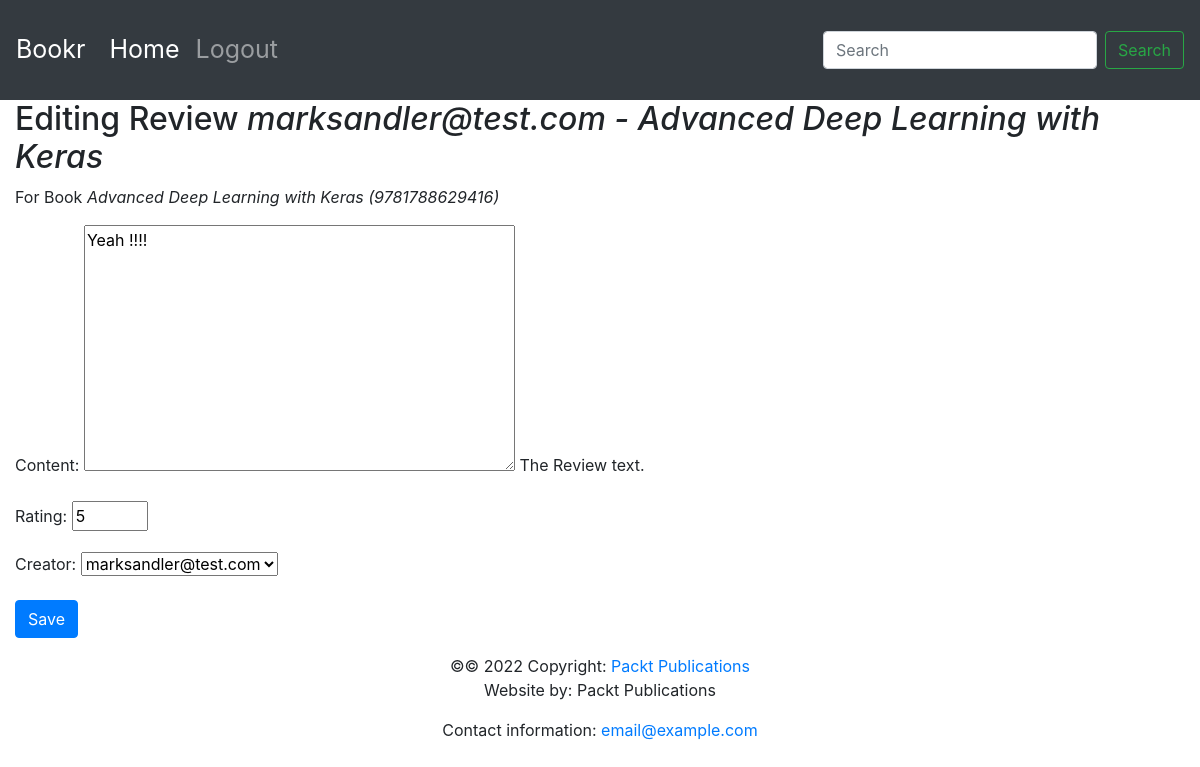
Page /books/1/reviews/3/ on the committed database.
### reviews/models.py (models this page shows)
class Review(models.Model):
    content = models.TextField(help_text="The Review text.")
    rating = models.IntegerField(help_text="The rating the reviewer has given.")
    date_created = models.DateTimeField(
        auto_now_add=True,
        help_text="The date and time the review was created.")
    date_edited = models.DateTimeField(
        null=True,
        help_text="The date and time the review was last edited.")
    creator = models.ForeignKey(
        auth.get_user_model(),
        on_delete=models.CASCADE)
    book = models.ForeignKey(
        Book,
        on_delete=models.CASCADE,
        help_text="The Book that this review is for.")
    def __str__(self):
        return "{} - {}".format(self.creator, self.book.title)

class Book(models.Model):
    title = models.CharField(
        max_length=70,
        help_text="The title of the book.")
    publication_date = models.DateField(
        verbose_name="Date the book was published.")
    isbn = models.CharField(
        max_length=20,
        verbose_name="ISBN number of the book.")
    publisher = models.ForeignKey(
        Publisher,
        on_delete=models.CASCADE)
    contributors = models.ManyToManyField(
        'Contributor',
        through="BookContributor")
    def __str__(self):
        return "{} ({})".format(self.title, self.isbn)

### reviews/views.py (the view)
def review_edit(request, book_pk, review_pk=None):
    book = get_object_or_404(Book, pk=book_pk)
    if review_pk is not None:
        review = get_object_or_404(Review, book_id=book_pk, pk=review_pk)
    else:
        review = None
    if request.method == "POST":
        form = ReviewForm(request.POST, instance=review)
        if form.is_valid():
            updated_review = form.save(False)
            updated_review.book = book
            if review is None:
                messages.success(request, 'Review for "{}" created.'.format(book))
            else:
                updated_review.date_edited = timezone.now()
                messages.success(request, 'Review for "{}" updated.'.format(book))
            updated_review.save()
            return redirect("book_detail", book.pk)
    else:
        form = ReviewForm(instance=review)
    return render(
        request,
        "reviews/instance-form.html",
        {
            "form": form,
            "instance": review,
            "model_type": "Review",
            "related_instance": book,
            "related_model_type": "Book",
        },
    )

### reviews/forms.py
class ReviewForm(forms.ModelForm):
    class Meta:
        model = Review
        exclude = ["date_edited", "book"]
    rating = forms.IntegerField(min_value=0, max_value=5)

### reviews/templates/reviews/instance-form.html (shortened to what this page needs)
{% extends 'base.html' %}
{% block content %}
<h2>
    {% if instance %}
    Editing {{ model_type }} <em>{{ instance }}</em>
    {% else %}
    New {{ model_type }}
    {% endif %}
</h2>
{% if related_instance and related_model_type %}
<p>For {{ related_model_type }} <em>{{ related_instance }}</em></p>
{% endif %}
<form method="post">
    {{ form.as_p }}
    <button type="submit" class="btn btn-primary">
        {% if instance %}Save{% else %}Create{% endif %}
    </button>
</form>
{% endblock %}

### rows in the picture
Review: creator+book "marksandler@test.com - Advanced Deep Learning with Keras", content "Yeah !!!!", rating "5", creator "marksandler@test.com"
Book: title+isbn "Advanced Deep Learning with Keras (9781788629416)"

### other values in the picture
{{ model_type }} "Review"
{{ related_model_type }} "Book"
